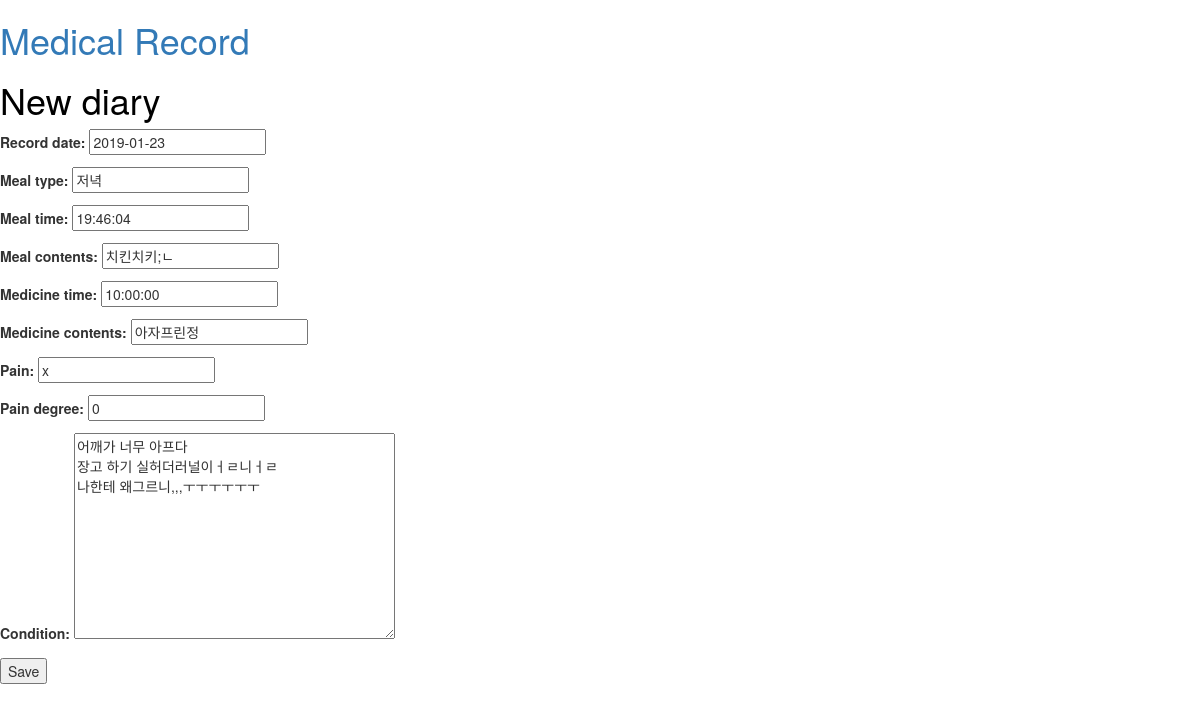
/diary/new/2, run on the app's committed database.
### record/models.py (models this page shows, shortened)
class Diary(models.Model):
    record_date = models.DateField(default=timezone.now)    #날짜
    author = models.ForeignKey(settings.AUTH_USER_MODEL, on_delete=models.CASCADE)   #작성자
    meal_time = models.TimeField()  #식사 시간
    meal_type = models.CharField(max_length=3)  #식사 종류(아침, 점심, 저녁, 간식 중)
    meal_contents = models.CharField(max_length=200)      #식사 음식
    medicine_time = models.TimeField()      #약 복용 시간
    medicine_contents = models.CharField(max_length=200)    #약 종류
    pain = models.CharField(max_length=300)     #통증
    pain_degree = models.IntegerField()         #통증 세기
    condition = models.TextField()    #전반적인 컨디션 정보
    published_time = models.DateTimeField(default=timezone.now) #저장 날짜, 수정시 업데이트

### record/views.py (the view)
# urls.py: path('diary/new/<int:pk>', views.diary_edit, name="diary_edit"),
def diary_edit(request, pk):
    post = get_object_or_404(Diary, pk=pk)
    if request.method == "POST":
        form = PostForm(request.POST, instance=post)
        if form.is_valid():
            diary = form.save(commit=False)
            diary.author = request.user
            diary.published_time = timezone.now()
            post.save()
            return redirect('diary_detail', pk=post.pk)
    else:
        form = PostForm(instance=post)
    return render(request, 'diary_edit.html', {'form': form})

### record/forms.py
class PostForm(forms.ModelForm):
    class Meta:
        model = Diary
        fields = ('record_date' ,'meal_type', 'meal_time', 'meal_contents',
                  'medicine_time', 'medicine_contents', 'pain', 'pain_degree', 'condition')

### templates/diary_edit.html (shortened to what this page needs)
{% extends 'base.html' %}
{% block content %}
    <h1>New diary</h1>
    <form method="POST" class="post-form">
        {{ form.as_p }}
        <button type="submit" value="기록">Save</button>
    </form>
{% endblock %}

### record/static/css/diary.css (style rules this page uses)
h1 { color : black; }

### data on the page
Diary: record_date "2019-01-23", meal_type "저녁", meal_time "19:46:04", meal_contents "치킨치키;ㄴ", medicine_time "10:00:00", medicine_contents "아자프린정", pain "x", pain_degree "0", condition "어깨가 너무 아프다 장고 하기 실허더러널이ㅓㄹ니ㅓㄹ 나한테 왜그르니,,,ㅜㅜㅜㅜㅜㅜ"
